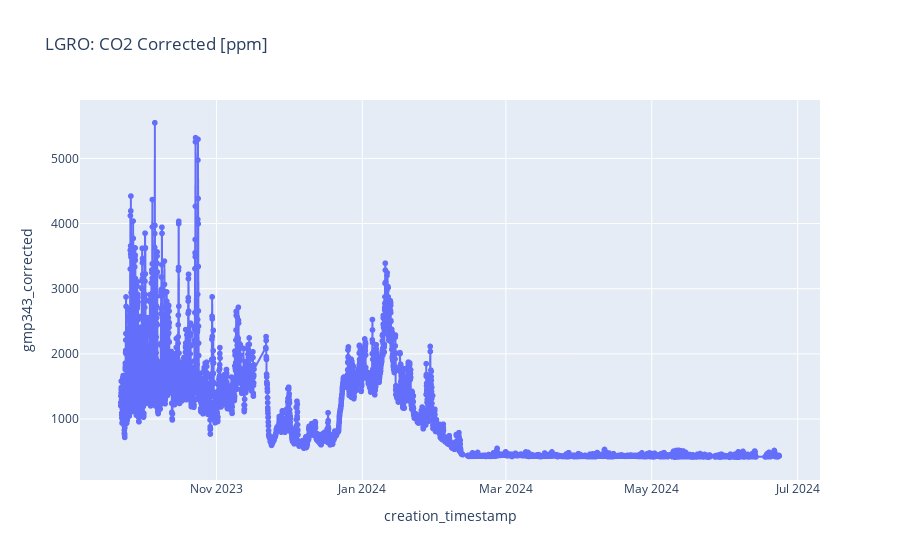

The code cell stored with this chart in its notebook:
### Code cell
extract_site_data(dates = dates, site_name="LGRO")

### Figure 1 — Plotly figure (JSON) as saved in the notebook; plotly's stock layout.template omitted (floating-point values rounded to 4 significant figures; data arrays with more than 128 entries replaced by an {"elided": "..."} marker saying what was removed)
{"data": [{"hovertemplate": "creation_timestamp=%{x}<br>gmp343_corrected=%{y}<extra></extra>", "legendgroup": "", "line": {"color": "#636efa", "dash": "solid"}, "marker": {"symbol": "circle"}, "mode": "lines+markers", "name": "", "showlegend": false, "type": "scattergl", "x": {"elided": "6300 str values"}, "xaxis": "x", "y": {"elided": "6300 float values"}, "yaxis": "y"}], "layout": {"legend": {"tracegroupgap": 0}, "title": {"text": "LGRO: CO2 Corrected [ppm]"}, "xaxis": {"anchor": "y", "domain": [0, 1], "title": {"text": "creation_timestamp"}}, "yaxis": {"anchor": "x", "domain": [0, 1], "title": {"text": "gmp343_corrected"}}}}
